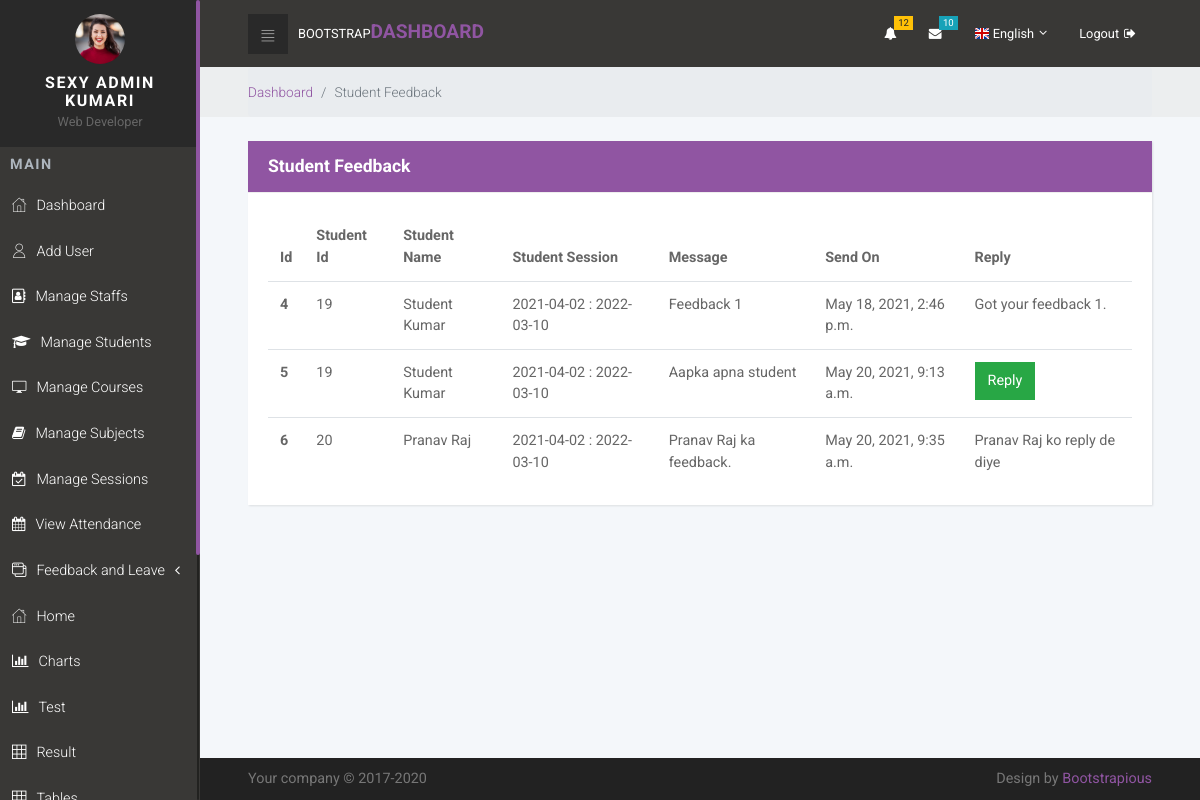
Before: /students_feedback/ (signed in) with the older database file.
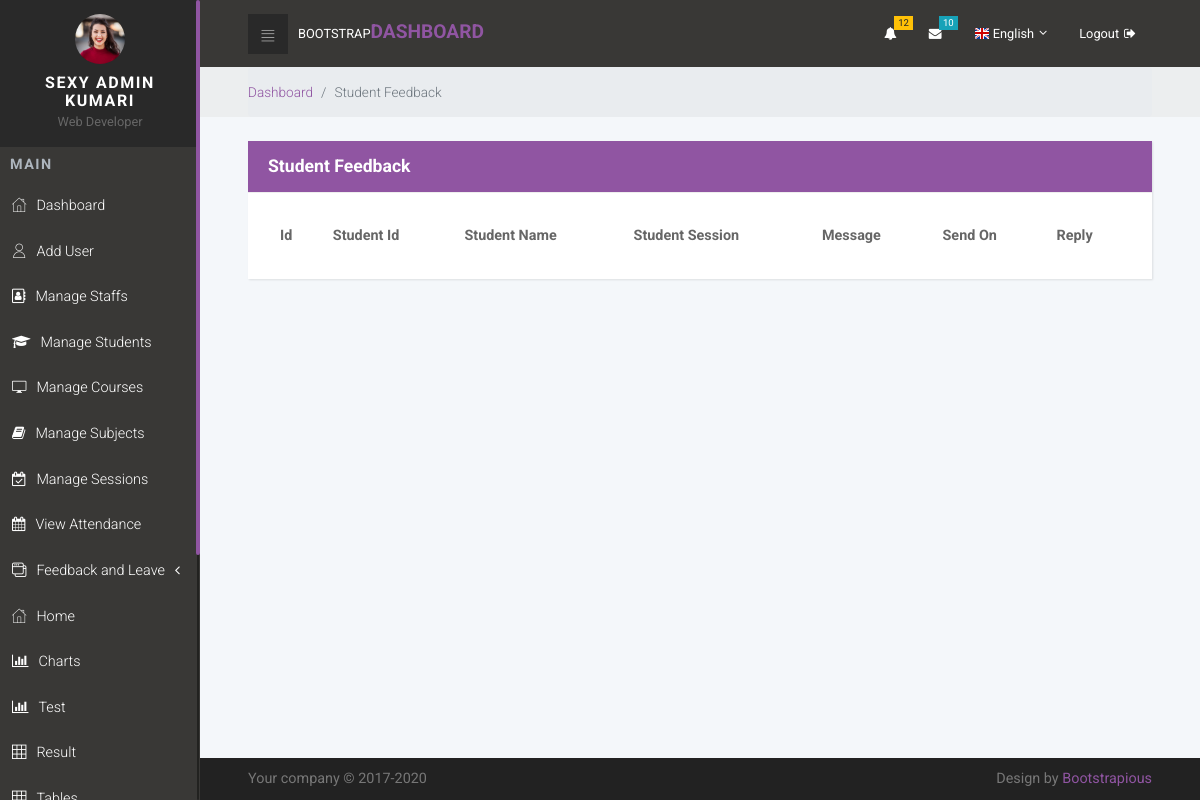
After: the same page with the newer database file.
### sms_app/models.py (models this page shows, shortened)
class Students_FeedBack(models.Model):
    id = models.AutoField(primary_key=True)
    student_id = models.ForeignKey(Student, on_delete=models.CASCADE)
    feedback = models.TextField()
    reply = models.TextField( null=True , blank=True )
    date_created = models.DateTimeField( auto_now_add=True )
    date_updated = models.DateTimeField( auto_now=True )

class Student(models.Model):
    id = models.AutoField(primary_key = True)
    user = models.OneToOneField(User, on_delete = models.CASCADE)
    GENDER = (('Male', 'Male'),('Female', 'Female'),('Other', 'Other'))
    gender = models.CharField(max_length = 10, choices = GENDER)
    address = models.TextField(null = True)
    profile_pic = models.ImageField(default = "profile_demo.png", null = True, blank = True)
    session_under = models.ForeignKey(
        SessionYear, on_delete = models.CASCADE, null = True, blank = True)
    courses_taken = models.ForeignKey(
        'Course', on_delete = models.DO_NOTHING, null = True, blank = True)
    date_joined = models.DateField(auto_now_add = True)
    last_login = models.DateField(auto_now = True)

class SessionYear(models.Model):
    id = models.AutoField(primary_key = True)
    session_start_year = models.DateField()
    session_end_year = models.DateField()
    def __str__(self):
        return "{} : {}".format(str(self.session_start_year), str(self.session_end_year))

### accounts/decorators.py (the view, shortened to what this page needs)
        def wrapper_func(request, *args, **kwargs):
            group = None
            if request.user.groups.exists():
                group = request.user.groups.all()[0].name
            if group in allowed_roles:
                return view_func(request, *args, **kwargs)

### sms_app/HODviews.py (called while the page is built)
@login_required
@allowed_users(allowed_roles=['hod'])
def students_feedback_view(request):
    student_feedbacks = Students_FeedBack.objects.all()
    context = {
        'student_feedbacks': student_feedbacks
    }
    return render(request, 'HOD/students_feedback.html', context)

### templates/HOD/students_feedback.html (shortened to what this page needs)
{% extends 'HOD/base.html' %}
{% load static %}
{% block content %}
<div class="breadcrumb-holder">
    <div class="container-fluid">
      <ul class="breadcrumb">
        <li class="breadcrumb-item"><a href="{% url 'hod_dashboard' %}">Dashboard</a></li>
        <li class="breadcrumb-item active">Student Feedback</li>
      </ul>
    </div>
</div>
<section>
    <div class="container-fluid">
        <br>
        <div class="row">
            <div class="col-lg-12">
              <div class="card">
                <div class="card-header back_color">
                    <h4 class="card-title ">Student Feedback</h4>
                </div>
                <div class="card-body">
                  <div class="table-responsive">
                    <table class="table">
                      <thead>
                        <tr>
                          <th>Id</th>
                          <th>Student Id</th>
                          <th>Student Name</th>
                          <th>Student Session</th>
                          <th>Message</th>
                          <th>Send On</th>
                          <th>Reply</th>
                        </tr>
                      </thead>
                      <tbody>
                        {% for feedback in student_feedbacks %}
                        <tr>
                          <th scope="row">{{feedback.id}}</th>
                          <td>{{feedback.student_id.id}}</td>
                          <td>{{feedback.student_id.user.first_name}} {{feedback.student_id.user.last_name}}</td>
                          <td>{{feedback.student_id.session_under}}</td>
                          <td>{{feedback.feedback}}</td>
                          <td>{{feedback.date_created}}</td>
                          <td>
                            {% if feedback.reply == "" %}
                            <button class="btn btn-success reply_open_modal" data-toggle="modal" data-target="#replyModal">Reply</button>
                            {% else %}
                            {{feedback.reply}}
                            {% endif %}
                          </td>
                        </tr>
                        {% endfor %}
                      </tbody>
                    </table>
                  </div>
                </div>
              </div>
            </div>
        </div>
    </div>
</section>
{% endblock %}

Changed rows visible on the page:
removed Students_FeedBack: id "4", student_id.id "19", student_id.user.first_name "Student", student_id.user.last_name "Kumar", student_id.session_under "2021-04-02 : 2022-03-10", feedback "Feedback 1", date_created "May 18, 2021, 2:46 p.m.", reply "Got your feedback 1."
removed Students_FeedBack: id "5", student_id.id "19", student_id.user.first_name "Student", student_id.user.last_name "Kumar", student_id.session_under "2021-04-02 : 2022-03-10", feedback "Aapka apna student", date_created "May 20, 2021, 9:13 a.m.", reply "Reply"
removed Students_FeedBack: id "6", student_id.id "20", student_id.user.first_name "Pranav", student_id.user.last_name "Raj", student_id.session_under "2021-04-02 : 2022-03-10", feedback "Pranav Raj ka feedback.", date_created "May 20, 2021, 9:35 a.m.", reply "Pranav Raj ko reply de diye"
